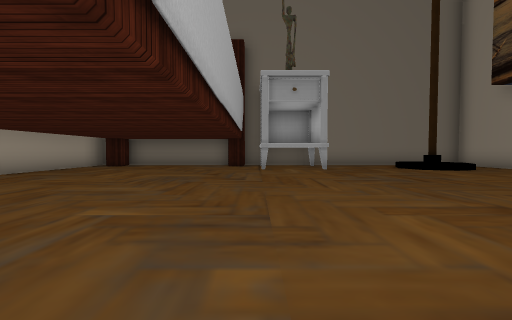
View 1 (above)

14 first-person views from a walk through a scene from a Unity 3-D project. The camera is 1.2 m above the floor, tilts 2° down and sees 90° across. The floor is counted in squares, 2 m on a side. Each view is taken from the middle of a square. On the plan, view 1 faces up. The plan holds only what a view shows up to about 9 squares ahead; the rest is blank. The place goes on beyond the plan. The player is left out. Door leaves are left out, so doorways stand open. Some surface patterns are stand-ins.

View 2
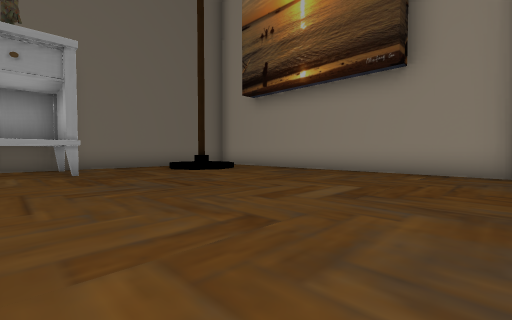

View 3
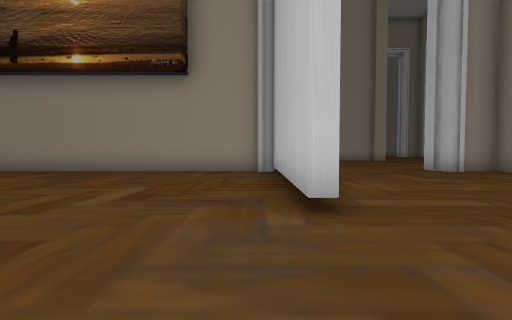

View 4
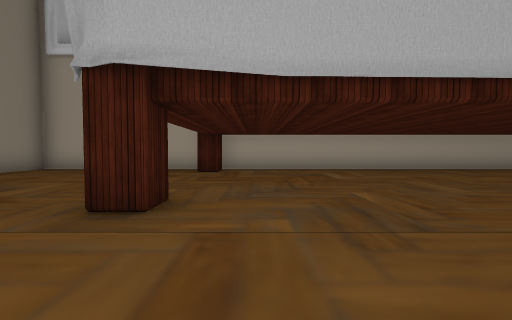

View 5
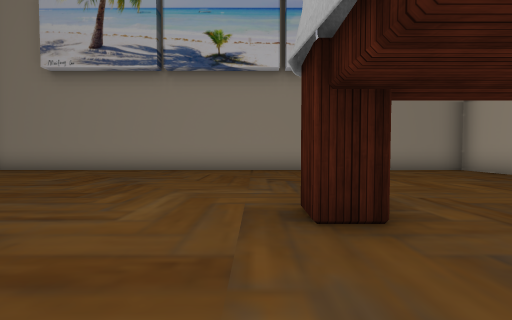

View 6
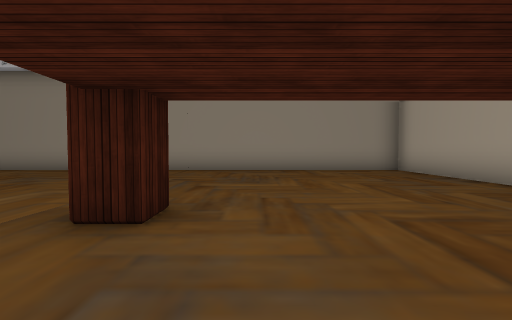

View 7
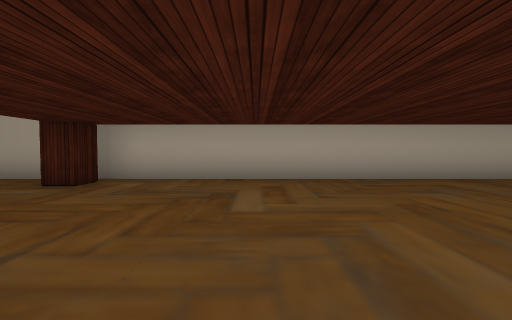

View 8
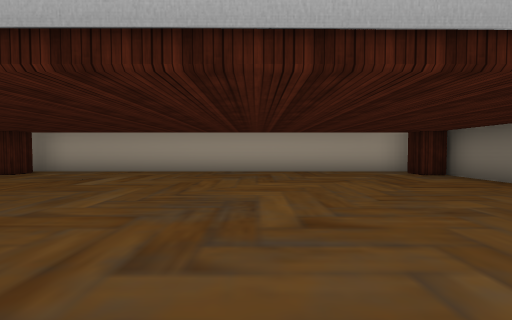

View 9
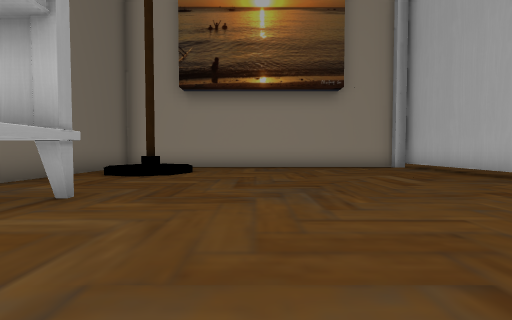

View 10
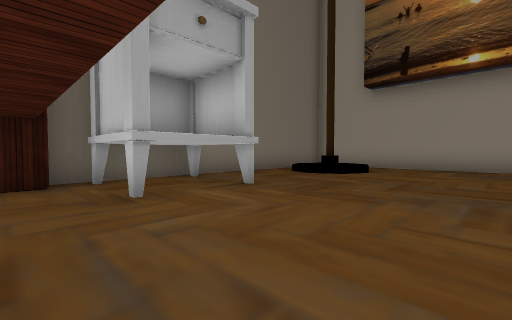

View 11
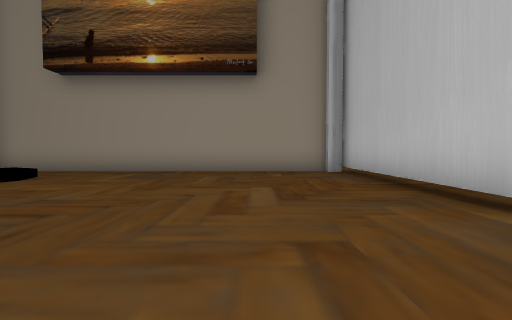

View 12
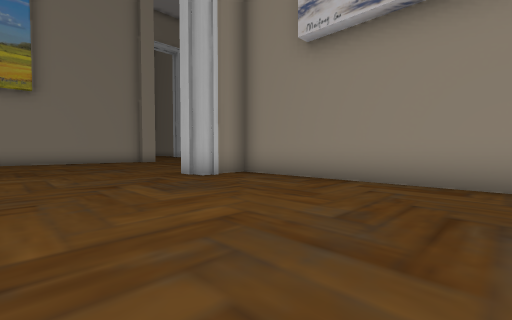

View 13
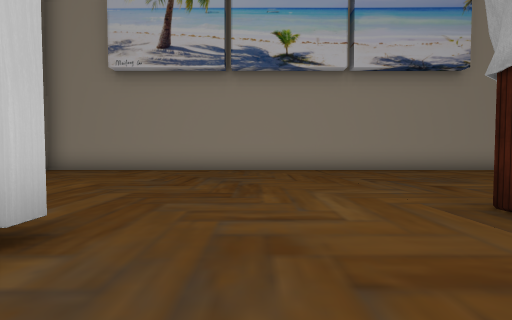

View 14
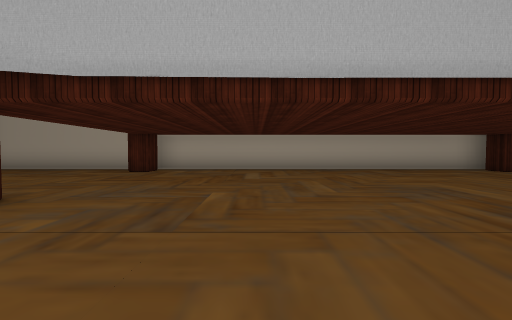

### Floor plan
Points are (right, up) in squares from view 1. A wall is a line through its corners. A room is listed if a view was taken in it or the views show most of it. See-through windows are left out.
Room 1 (views 1, 2, 3, 4, 5, 6, 7, 8, 9, 10, 11, 12, 13, 14)
walls: (3.4, 0.5) (8.5, 0.5) (8.5, 10.5); (-1.1, -0.7) (-1.1, -0.1) (-0.5, -0.1) (-0.5, -0.7); (-0.5, 10.1) (-1.1, 10.1); (8.4, -4.5) (9.2, -4.5); (-5.3, 10.1) (-6, 10.1); (-6.5, 10.5) (-6.5, -6) (8.5, -6) (8.5, -5.1)
ways out: opening at (8.8, -2.5)
objects: other object (0, 9) to (0, 10); other object (2, 9) to (2, 10)

Where each view was taken, in squares from view 1:
view 1: 0 up, 0 right, facing up
view 2: 1 up, 1 right, facing up-right
view 3: 1 up, 1 right, facing right
view 4: 1 up, 2 right, facing left
view 5: 2 up, 0 right, facing down
view 6: 2 up, 2 left, facing down
view 7: 3 up, 1 left, facing left
view 8: 6 up, 1 right, facing left
view 9: 6 up, 1 left, facing right
view 10: 5 up, 1 left, facing up-right
view 11: 3 up, 1 right, facing right
view 12: 1 down, 3 right, facing down-right
view 13: 2 up, 2 right, facing down
view 14: 3 up, 2 right, facing left
